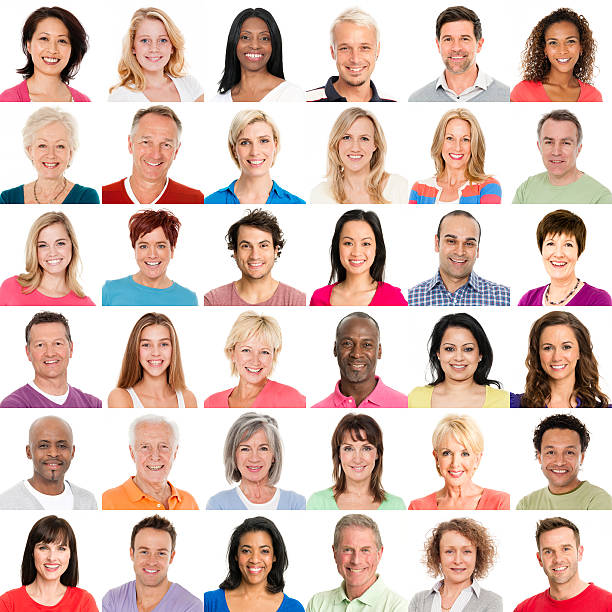
#> input picture computer Vision/haarcascades face and eye detection/images/static_image1.jpg, 612 x 612 px, given in place of the camera
$ python haarcascade_video_namealaram.py
#> lines starting #> are read from the running program, lines starting #| are printed output that depends on the picture
import cv2 as cv

# Load Haar cascades
face_cascade = cv.CascadeClassifier(r"F:\quantanics\computer Vision\haarcascades face and eye detection\haarcascades\haarcascade_frontalface_default.xml")
eye_cascade = cv.CascadeClassifier(r"F:\quantanics\computer Vision\haarcascades face and eye detection\haarcascades\haarcascade_eye.xml")

# Start webcam
video_capture = cv.VideoCapture(0)
video_capture.set(cv.CAP_PROP_FRAME_WIDTH, 1280)
video_capture.set(cv.CAP_PROP_FRAME_HEIGHT, 720)

# Reference face
reference_face = (221, 75, 340, 405)
recorded_name = "Tamilnilavan.K"

while True:
    ret, frame = video_capture.read()
#> frame is the input picture: shape (612, 612, 3); mean B, G, R 186.7, 194.5, 217.8
    if not ret:
        print("Failed to grab frame")
        break

    try:
        frame = cv.flip(frame, 1)
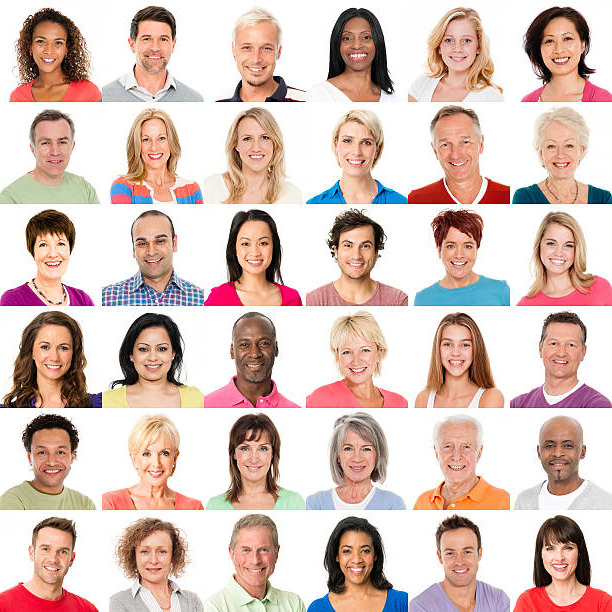
#> frame: shape (612, 612, 3); mean B, G, R 186.7, 194.5, 217.8
        frame = cv.resize(frame, (1280, 720))
#> frame: shape (720, 1280, 3)
        gray = cv.cvtColor(frame, cv.COLOR_BGR2GRAY)
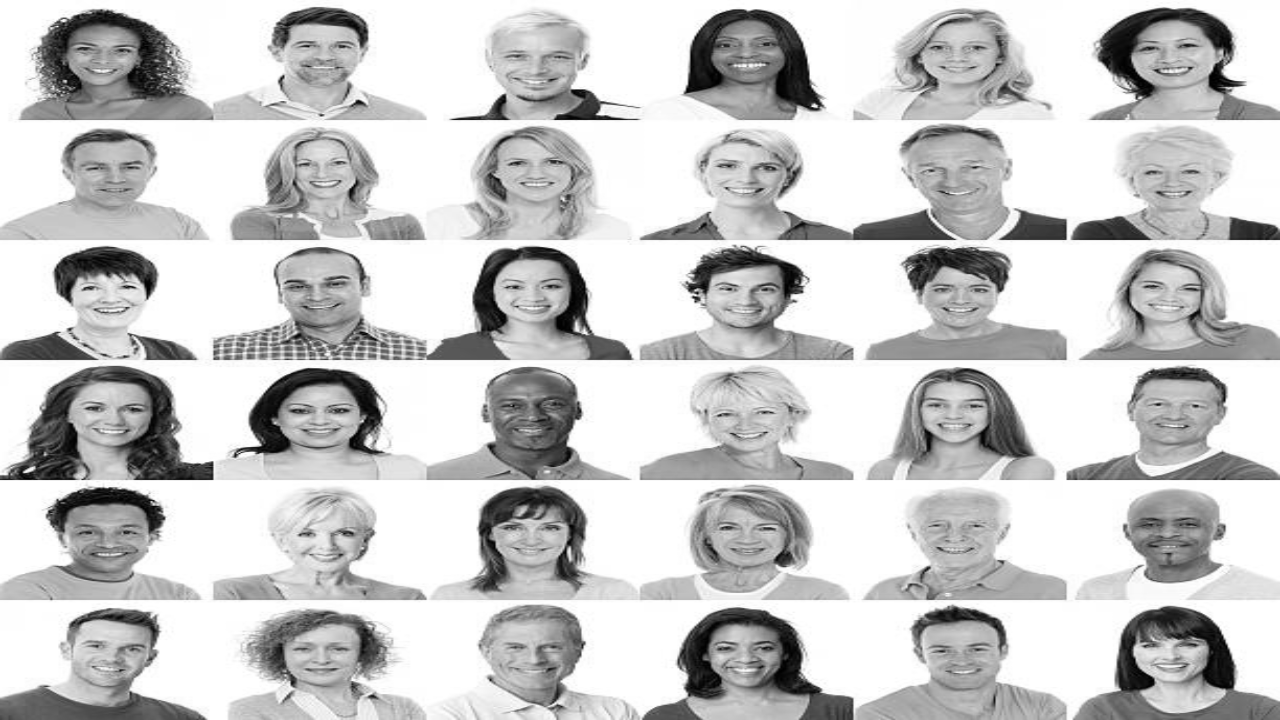
#> gray: shape (720, 1280); min 0, max 255, mean 200.5

        faces = face_cascade.detectMultiScale(gray, 1.3, 5)
#> faces = 15 rows, first 6: [714, 19, 67, 67], [924, 28, 55, 55], [72, 27, 63, 63], [1132, 22, 71, 71], [292, 142, 61, 61], [494, 259, 71, 71]

        for (x, y, w, h) in faces:
            cv.rectangle(frame, (x, y), (x + w, y + h), (255, 0, 0), 2)
            roi_gray = gray[y:y + h, x:x + w]
            roi_color = frame[y:y + h, x:x + w]

            try:
                eyes = eye_cascade.detectMultiScale(roi_gray)
                for (ex, ey, ew, eh) in eyes:
                    cv.rectangle(roi_color, (ex, ey), (ex + ew, ey + eh), (0, 255, 0), 2)
            except Exception as eye_error:
                print("Eye detection error:", eye_error)

            rx, ry, rw, rh = reference_face
            if abs(x - rx) < 40 and abs(y - ry) < 40 and abs(w - rw) < 40 and abs(h - rh) < 40:
                cv.putText(frame, recorded_name, (x, y - 10),
                           cv.FONT_HERSHEY_SIMPLEX, 0.8, (0, 255, 255), 2)
            else:
                cv.putText(frame, "Another person", (x, y - 10),
                           cv.FONT_HERSHEY_SIMPLEX, 0.8, (0, 0, 255), 2)
#> this loop made 15 passes
#> (x, y, w, h) on passes 1, 2, 3, 4, 5, 7, 8, 9, 10, 11, 12, 13: (714, 19, 67, 67), (924, 28, 55, 55), (72, 27, 63, 63), (1132, 22, 71, 71), (292, 142, 61, 61), (275, 254, 85, 85), (918, 380, 66, 66), (280, 382, 77, 77), (286, 630, 53, 53), (497, 134, 75, 75), (707, 257, 80, 80), (71, 376, 84, 84)
#> (x, y, w, h, eyes) on pass 6: (494, 259, 71, 71, [[9, 14, 24, 24]])
#> pass 1, `roi_gray = gray[y:y + h, x:x + w]`:
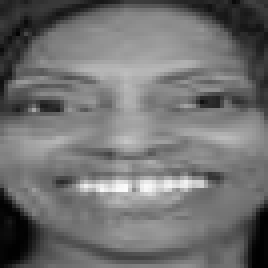
#> roi_gray: shape (67, 67) (shown 4 times larger); min 0, max 251, mean 112.8
#> pass 1, `roi_color = frame[y:y + h, x:x + w]`:
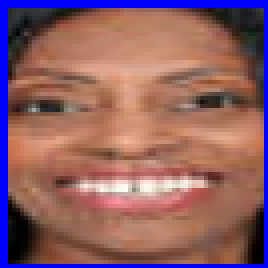
#> roi_color: shape (67, 67, 3) (shown 4 times larger); mean B, G, R 100.7, 95.9, 141.1
#> after the loop:
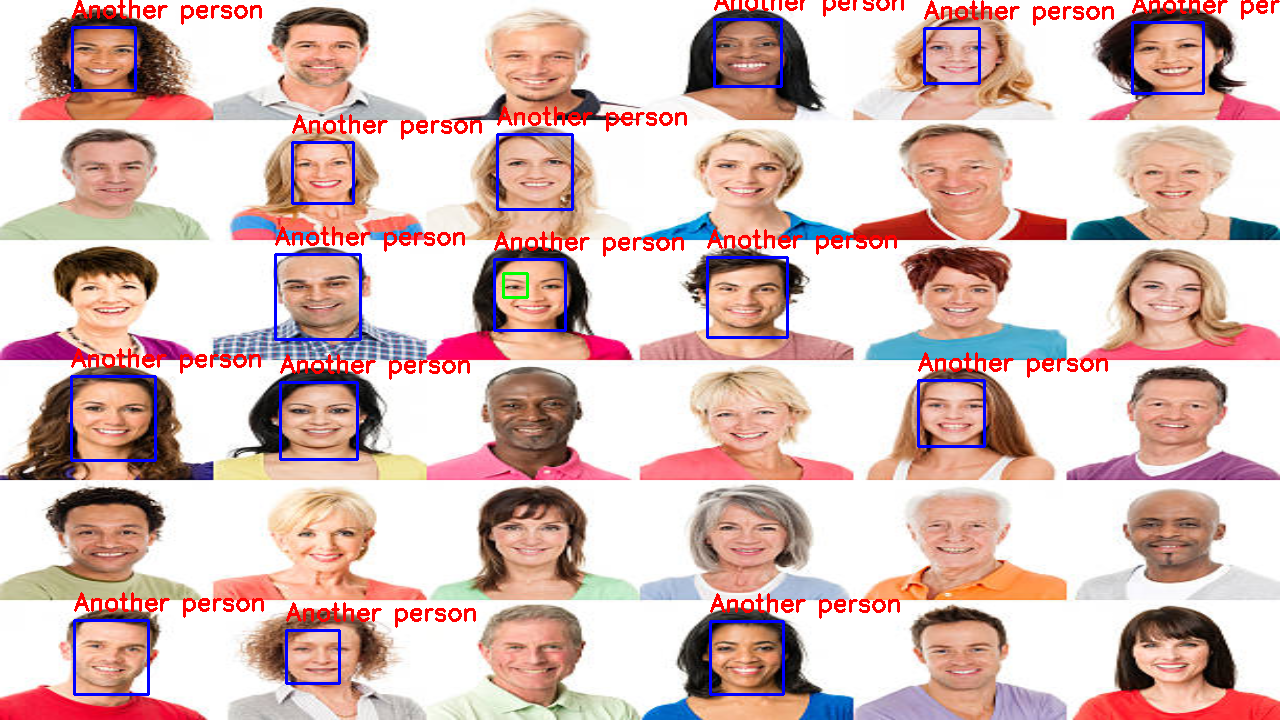
#> frame: shape (720, 1280, 3); mean B, G, R 184.4, 188.5, 216.3
#> after the loop:
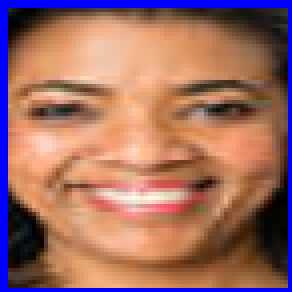
#> roi_color: shape (73, 73, 3) (shown 4 times larger); mean B, G, R 100.4, 108.8, 157.9
#> after the loop:
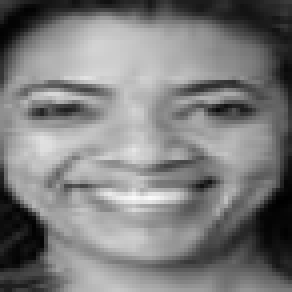
#> roi_gray: shape (73, 73) (shown 4 times larger); min 0, max 250, mean 125.1

    except Exception as main_error:
        print("Main processing error:", main_error)

    cv.imshow('Live Recognition', frame)

    if cv.waitKey(1) & 0xFF == ord('q'):
#> (key q is pressed here)
        break

video_capture.release()
cv.destroyAllWindows()
